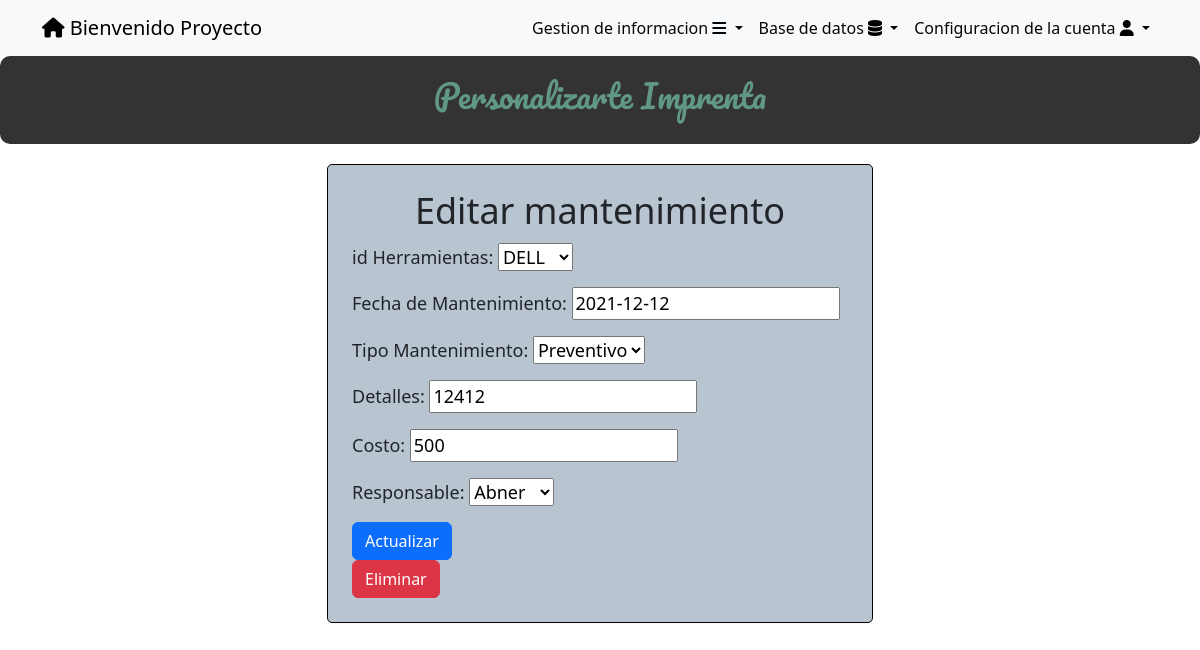
The page /mantenimiento/1/ (signed in) on the database its author committed.
### tasks/models.py (models this page shows, shortened)
class Mantenimiento(models.Model):
    idHerramienta = models.ForeignKey(Herramienta,on_delete=models.CASCADE,null=True,blank=True)
    fechaMantenimineto = models.DateField(blank=True,null=True)
    PREVENTIVO = 'Preventivo'
    CORRECTIVO = 'Correctivo'
    PREDICTIVO = 'Predictivo'
    ESTADO_CHOICES = [
        (PREVENTIVO, 'Preventivo'),
        (CORRECTIVO, 'Correctivo'),
        (PREDICTIVO, 'Predictivo'),
    ]
    tipoMantenimiento = models.CharField(max_length=100,null=True,blank=True,choices=ESTADO_CHOICES)
    detalles = models.CharField(max_length=100,null=True,blank=True)
    costo = models.IntegerField(null=True,blank=True)
    responsable = models.ForeignKey(Usuario,on_delete=models.CASCADE,null=True,blank=True)
    user = models.ForeignKey(User, on_delete=models.CASCADE,blank=True, null=True)

### tasks/views.py (the view)
# urls.py: path('mantenimiento/<int:mantenimiento_id>/', views.mantenimiento_detail,name='mantenimiento_detail'),
@login_required
def mantenimiento_detail(request, mantenimiento_id):
    mantenimiento = get_object_or_404(Mantenimiento, pk=mantenimiento_id)
    if request.user.is_superuser:
        form = MantenimientoForm(instance=mantenimiento)
    else:
        if mantenimiento.user != request.user:
            return HttpResponseForbidden("No tienes permiso para acceder a esta página.")
        form = MantenimientoForm(instance=mantenimiento)
    if request.method == 'POST':
        form = MantenimientoForm(request.POST, instance=mantenimiento)  # Pasar instance=cliente para actualizar el cliente existente
        if form.is_valid():
            form.save()
            return redirect('mantenimiento')
    return render(request, 'mantenimiento_detail.html', {
        'mantenimiento': mantenimiento,
        'form': form
    })

### tasks/forms.py
class MantenimientoForm(ModelForm):
    class Meta:
        model = Mantenimiento
        fields = ['idHerramienta','fechaMantenimineto','tipoMantenimiento','detalles','costo','responsable',]
        labels = {
            'idHerramienta':'id Herramientas',
            'fechaMantenimineto':'Fecha de Mantenimiento',
            'tipoMantenimiento':'Tipo Mantenimiento',
            'detalles':'Detalles',
            'costo':'Costo',
            'responsable':'Responsable'
        }

### tasks/models.py (called while the page is built)
    def __str__(self):
        return self.nombre

    def __str__(self):
        return self.marca

### tasks/templates/mantenimiento_detail.html (shortened to what this page needs)
{% extends 'base.html' %}
{% block content %}
<body> <center>
    <div class="feature-box">
        <h2>Personalizarte Imprenta</h2>
    </div>
</center>
    <div class="container">
        <div class="row justify-content-center">
            <div class="col-md-6">
                <div class="custom-form-container p-4">
                    <center>
                        <h1>Editar mantenimiento</h1>
                    </center>
                    <form method="post">
                        {{ form.as_p }}
                        <button class="btn btn-primary">
                            Actualizar
                        </button>
                    </form>
                    {% if user.is_superuser  %}
                    <form method="post" action="{% url 'delete_mantenimiento' mantenimiento.id %}">
                        <button class="btn btn-danger" type="submit">Eliminar</button>
                    </form>
                    {% endif %}
                </div>
            </div>
        </div>
    </div>
</body>
{% endblock %}

### tasks/templates/base.html (shortened to what this page needs)
<!DOCTYPE html>
<html lang="en">
<head>
    <link rel="stylesheet" href="https://cdn.jsdelivr.net/npm/bootstrap@5.3.2/dist/css/bootstrap.min.css">
    <link rel="stylesheet" href="https://cdnjs.cloudflare.com/ajax/libs/font-awesome/6.4.2/css/all.min.css">
    <link rel="stylesheet" href="https://cdn.jsdelivr.net/npm/bootstrap@5.3.2/dist/css/bootstrap.min.css">
</head>
<body>
    <nav class="navbar navbar-expand-lg bg-body-tertiary">
        <div class="container">
            {% if user.is_authenticated %}
            <a class="navbar-brand" href="/" id="uno"> <i class="fa-solid fa-house" style="color: #000000;"></i>
                Bienvenido {{user.username}}</a>
            {% endif %}
            {% if user.is_authenticated %}
            <div class="collapse navbar-collapse" id="navbarSupportedContent">
                <ul class="navbar-nav ms-auto">
                    <li class="nav-item dropdown">
                        <a class="nav-link dropdown-toggle" href="#" role="button" data-bs-toggle="dropdown"
                            aria-expanded="false">
                            Gestion de informacion <i class="fa-solid fa-bars" style="color: #00040b;"></i>
                        </a>
                    </li>
                    {% if user.is_superuser %}
                    <li class="nav-item dropdown">
                        <a class="nav-link dropdown-toggle" href="#" role="button" data-bs-toggle="dropdown"
                            aria-expanded="false">
                            Base de datos <i class="fa-solid fa-database" style="color: #000000;"></i>
                        </a>
                        {% endif %}
                    <li class="nav-item dropdown">
                        <a class="nav-link dropdown-toggle" href="#" role="button" data-bs-toggle="dropdown"
                            aria-expanded="false">
                            Configuracion de la cuenta <i class="fa-solid fa-user" style="color: #000000;"></i>
                        </a>
            {% endif %}
        </div>
    </nav>
</body>
</html>
{% block content %}
{% endblock %}

### tasks/templates/base.html (style rules this page uses)
.nav-link { display: block; text-decoration: none; color: #080404; padding: 5px; }

### tasks/templates/mantenimiento_detail.html (style rules this page uses)
.custom-form-container { background-color: #f8f9fa; border: 1px solid #2d0e0e; border-radius: 5px; padding: 10px; margin-top: 20px; margin-bottom: 20px; }
.custom-form-container { background-color: #b8c5d1; border: 1px solid #0b0101; border-radius: 5px; }
.feature-box { background-color: rgba(0, 0, 0, 0.8); color: white; padding: 20px; text-align: center; border-radius: 10px; transition: transform 0.3s ease; }
h1 { font-size: 36px; margin-bottom: 10px; }
h2 { font-family: 'Pacifico', cursive; color: rgb(97, 152, 133); font-size: 32px; margin-bottom: 10px; }
p { font-size: 18px; }

### rows shown on the page
Mantenimiento: idHerramienta "DELL", fechaMantenimineto "2021-12-12", tipoMantenimiento "Preventivo", detalles "12412", costo "500", responsable "Abner"

### other values the page prints
{{ user.username }} "Proyecto"
